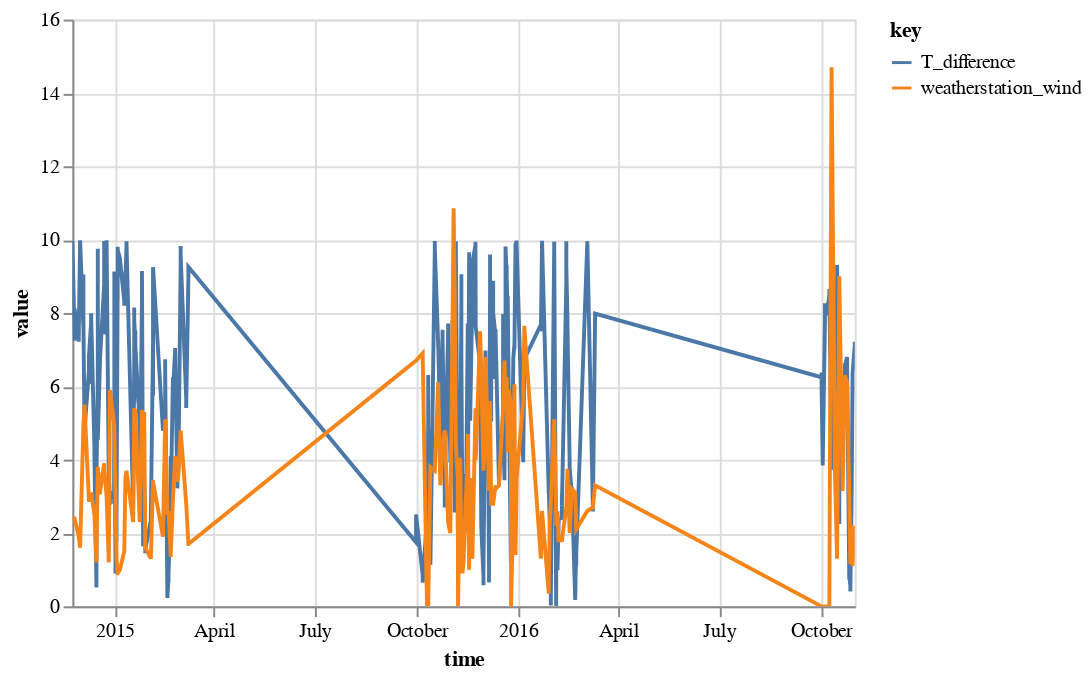

Notebook cell for this chart:
### Code cell
#make a scatter plot comparing this but also including the wind speed
alt.Chart(margretTemperatures).transform_fold(
    ['T_difference', 'weatherstation_wind'],
).mark_line().encode(
    x='time:T',
    y='value:Q',
    color='key:N'
).interactive()

### Figure 1 — Vega-Lite specification as saved in the notebook (floating-point values rounded to 4 significant figures; data arrays with more than 128 entries replaced by an {"elided": "..."} marker saying what was removed)
{"config": {"view": {"continuousWidth": 400, "continuousHeight": 300}}, "data": {"name": "data-c19f8966f03b514b58f74237a5e5f8c7"}, "mark": "line", "encoding": {"color": {"type": "nominal", "field": "key"}, "x": {"type": "temporal", "field": "time"}, "y": {"type": "quantitative", "field": "value"}}, "selection": {"selector002": {"type": "interval", "bind": "scales", "encodings": ["x", "y"]}}, "transform": [{"fold": ["T_difference", "weatherstation_wind"]}], "$schema": "https://vega.github.io/schema/vega-lite/v4.8.1.json", "datasets": {"data-c19f8966f03b514b58f74237a5e5f8c7": {"elided": "2511 records"}}}
